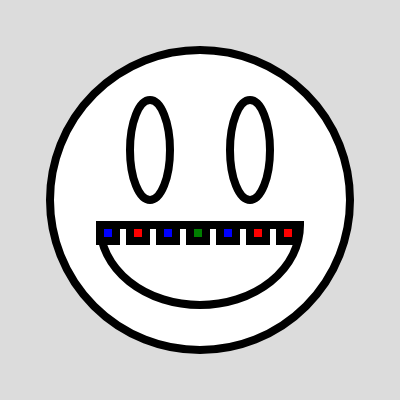
Frame 1 (no input)
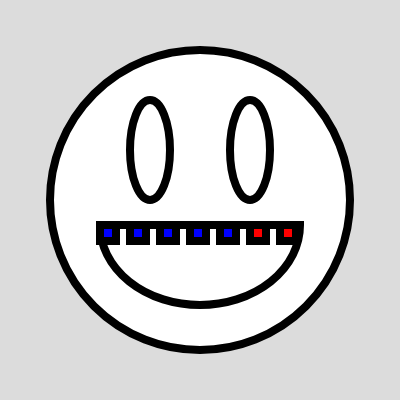
Frame 60 (no input)
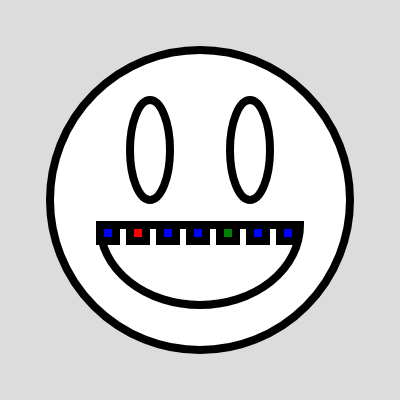
Frame 120 (the mouse pressed at the canvas centre since frame 60)

The p5.js sketch that drew these frames (run headless with seeded random() and noise() and a simulated clock; from frame 60 on, the mouse is pressed at the canvas centre):

// p5.js sketch
// ── sketch.js
// https://editor.p5js.org/jht9629-nyu/sketches/_NEctrwV6
// ICM - WK5 - drawTooth randomColor

function setup() {
  createCanvas(400, 400);
}

function draw() {
  background(220);
  strokeWeight(8);
  drawHead();
  drawEyes();
  drawMouth();
  for (let x = 100; x < 300; x += 30) {
    // drawTooth(200+30*2, 225);
    drawTooth(x, 225);
  }
  // drawTooth(200, 225);
  // drawTooth(200+30, 225);
  // drawTooth(200+30*2, 225);
}

function drawTooth(x, y) {
  push()
  let cc = randomColor();
  fill(cc)
  square(x, y, 16);
  pop();
}

function randomColor() {
  return random(['red', 'green', 'blue']);
}

function drawHead() {
  circle(200, 200, 300);
}

function drawEyes() {
  ellipse(150, 150, 40, 100);
  ellipse(250, 150, 40, 100);
}

function drawMouth() {
  arc(200, 225, 200, 160, 0, radians(180), CHORD);
}

// https://editor.p5js.org/enickles/sketches/GIb81wNrH
// ICM - WK5 - What is this? v2 --enickles

// https://editor.p5js.org/jht9629-nyu/sketches/hbS0akCtL
// ICM - WK5 - What is this? v2
